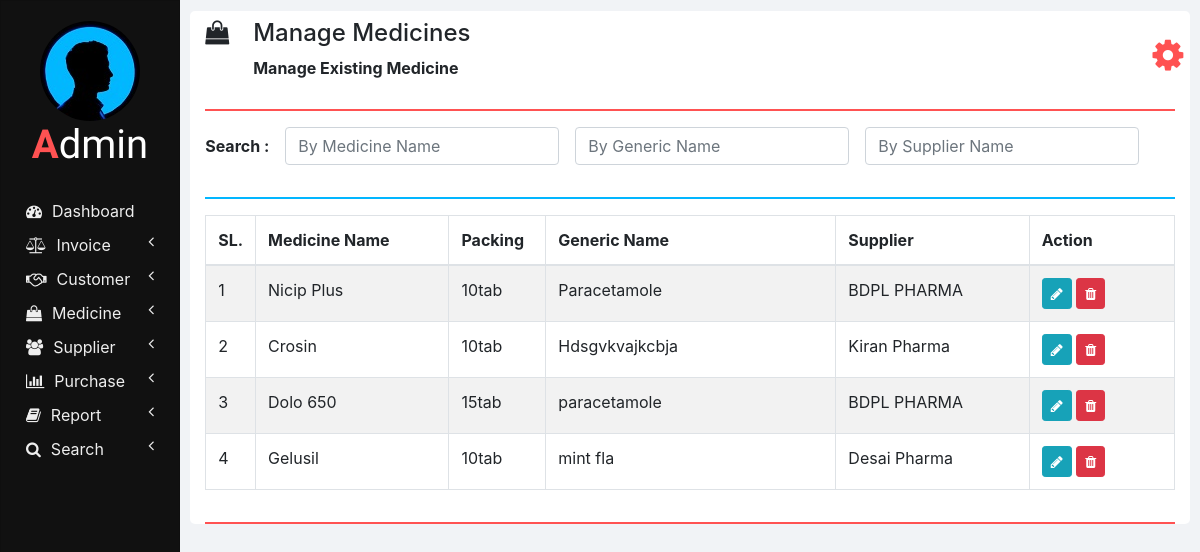
Screenshot of /manage_medicine.php with the database file from the repository.
### tables this page shows
CREATE TABLE `medicines` (
  `ID` int(11) NOT NULL,
  `NAME` varchar(100) NOT NULL,
  `DIAGNOSE_NAME` varchar(255) DEFAULT NULL,
  `PACKING` varchar(20) NOT NULL,
  `GENERIC_NAME` varchar(100) NOT NULL,
  `SUPPLIER_NAME` varchar(100) NOT NULL
);

### php/manage_medicine.php (the view, shortened to what this page needs)
<?php
  function showMedicines($id) {
    require "db_connection.php";
    if($con) {
      $seq_no = 0;
      $query = "SELECT * FROM medicines";
      $result = mysqli_query($con, $query);
      while($row = mysqli_fetch_array($result)) {
        $seq_no++;
        if($row['ID'] == $id)
          showEditOptionsRow($seq_no, $row);
        else
          showMedicineRow($seq_no, $row);
      }
    }
  }
  function showMedicineRow($seq_no, $row) {
    ?>
    <tr>
      <td><?php echo $seq_no; ?></td>
      <td><?php echo $row['NAME']; ?></td>
      <td><?php echo $row['PACKING']; ?></td>
      <td><?php echo $row['GENERIC_NAME']; ?></td>
      <td><?php echo $row['SUPPLIER_NAME']; ?></td>
      <td>
        <button href="" class="btn btn-info btn-sm" onclick="editMedicine(<?php echo $row['ID']; ?>);">
          <i class="fa fa-pencil"></i>
        </button>
        <button class="btn btn-danger btn-sm" onclick="deleteMedicine(<?php echo $row['ID']; ?>);">
          <i class="fa fa-trash"></i>
        </button>
      </td>
    </tr>
    <?php
  }
  ?>

### css/sidenav.css (style rules this page uses)
body { background-color: #f1f3f6; }
.sidenav { width: 15%; height: 100vh; background-color: #222222; position: fixed; z-index: 1; flex: 1 0 auto; }
.card { width: 100%; height: 100%; top: 0; border-radius: 0; background-color: #111111; }
.logo .logo-caption { font-family: 'Poiret One', cursive; color: #ffffff; text-align: center; margin-bottom: 25px; }
.logo .profile { margin-left: 50%; border-radius: 50%; transform: translate(-50%); }
.logo .tweak { color: #ff5252; font-weight: bold; }
.main-menu-item { padding: 5px 5px; cursor: pointer; }
.main-menu-item > a { color: #eeeeee; text-decoration: none; font-size: 16px; }
.main-menu-item > a > span { margin-left: 10px; }

### css/home.css (style rules this page uses)
html, body { height: 100vh; }

### rows the page displays
medicines: seq_no "1", NAME "Nicip Plus", PACKING "10tab", GENERIC_NAME "Paracetamole", SUPPLIER_NAME "BDPL PHARMA"
medicines: seq_no "2", NAME "Crosin", PACKING "10tab", GENERIC_NAME "Hdsgvkvajkcbja", SUPPLIER_NAME "Kiran Pharma"
medicines: seq_no "3", NAME "Dolo 650", PACKING "15tab", GENERIC_NAME "paracetamole", SUPPLIER_NAME "BDPL PHARMA"
medicines: seq_no "4", NAME "Gelusil", PACKING "10tab", GENERIC_NAME "mint fla", SUPPLIER_NAME "Desai Pharma"

### other values shown
$heading "Manage Medicines"
$sub_heading "Manage Existing Medicine"
